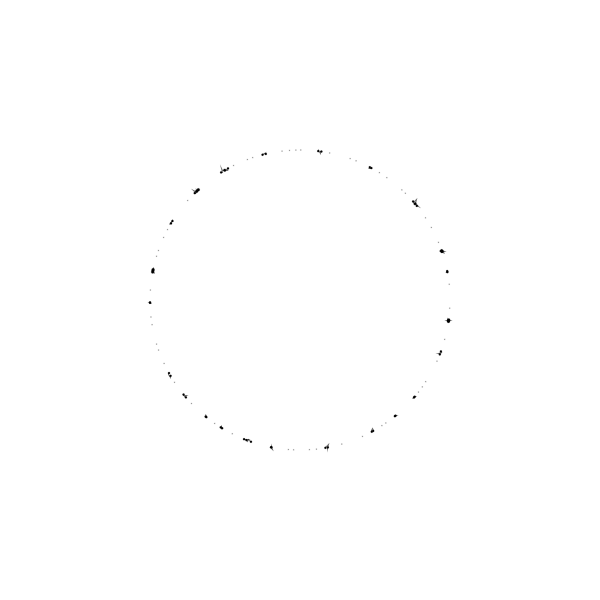
Frame 1 (no input)
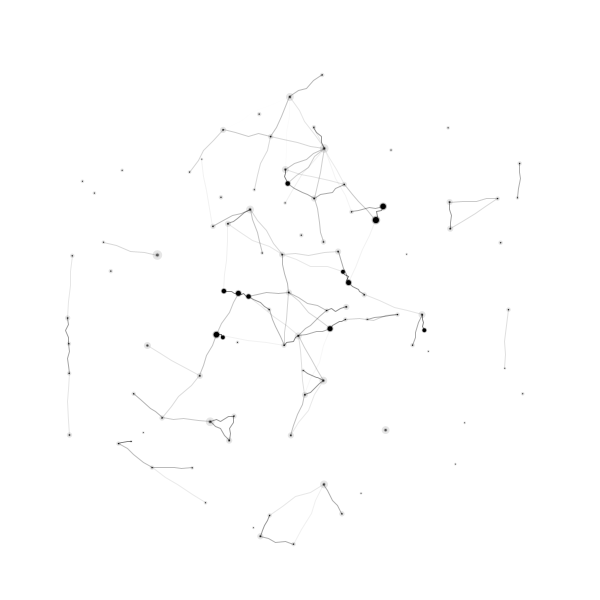
Frame 60 (the mouse pressed at the canvas centre just before this capture)
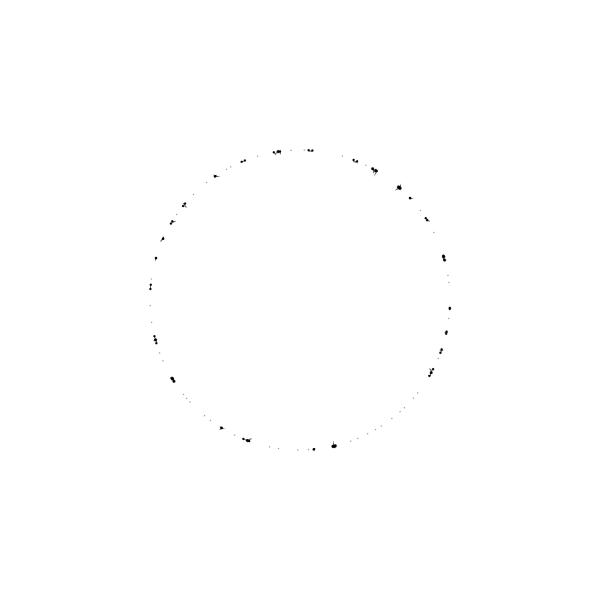
Frame 120 (the mouse held since frame 60 and released just before this capture)

The Processing sketch that drew these frames (run headless with seeded random() and noise(); from frame 60 on, the mouse is pressed at the canvas centre):

// Processing sketch: S3_A_Hodgin
// ── S3_A_Hodgin.pde
/* 
 
 A surface filled with one hundred medium to small sized circles. 
 Each circle has a different size and direction, but moves at the same slow rate. 
 Display: 
 >>> A. The instantaneous intersections of the circles 
 B. The aggregate intersections of the circles 
 
 Restored by Casey Reas <http://reas.com> 
 22 June 2016 
 Processing v.3.1.1 <http://processing.org> 
 
 Implemented by Robert Hodgin <http://flight404.com> 
 6 April 2004 
 Processing v.68 <http://processing.org> 
 
 */

// ******************************************************************************** 
// INITIALIZE VARIABLES 
// ******************************************************************************** 

int xStage         = 600;            // x dimension of applet 
int yStage         = 600;             // y dimension of applet 

int xMid           = xStage/2;        // x midpoint of applet 
int yMid           = yStage/2;        // y midpoint of applet 

int totalCircles   = 100;             // total number of circles 
Circle[] circle;                      // Circle object array 

float gravity;                        // Strength of gravitational pull 
float xGrav;                          // x point of center of gravity 
float yGrav;                          // y point of center of gravity 
float xGravOffset; 

float angleOffset; 
float initRadius; 
float maxDistance; 

color bgColor; 

// ******************************************************************************** 
// SETUP FUNCTION 
// ******************************************************************************** 

void setup() 
{ 
  size(600, 600); 
  bgColor = color(255, 255, 255); 
  background(bgColor); 
  smooth(); 
  colorMode(RGB, 255); 
  //ellipseMode(CENTER_RADIUS); 
  noStroke(); 
  frameRate(30); 
  createCircles();
} 

// ******************************************************************************** 
// MAIN LOOP FUNCTION 
// ******************************************************************************** 

void draw() { 
  if (mousePressed) { 
    createCircles();
  } 
  background(bgColor); 
  tellCirclesToBehave();
} 

void createCircles() { 
  gravity                        = .075; 
  maxDistance                    = 150; 
  angleOffset                    = random(360); 
  circle                         = new Circle[totalCircles]; 
  initRadius                     = 150; 
  for (int i=0; i<totalCircles; i++) { 
    float initAngle              = i * 3.6 + angleOffset + random(10); 
    float initTheta              = (-((initAngle) * PI))/180; 

    float initxv                 = cos(initTheta) * initRadius; 
    float inityv                 = sin(initTheta) * initRadius; 
    float xPos = xMid + initxv; 
    float yPos = yMid + inityv; 
    circle[i] = new Circle(xPos, yPos, 0, 0, i);
  }
} 

void tellCirclesToBehave() { 
  for (int i=0; i<totalCircles; i++) { 
    circle[i].behave();
  }
} 

class Circle 
{ 
  int index;                    // Circle global ID 

  float x;                      // Circle x position 
  float y;                      // Circle y position 
  float r;                      // Circle radius 
  float rBase;                  // Circle original radius 

  float angle;                  // Angle of movement in degrees 
  float theta;                  // Angle of movement in radians 
  float speed;                  // Speed of movement 

  float xv;                     // Current velocity along x axis 
  float yv;                     // Current velocity along y axis 

  boolean[] mightCollide;       // Collision might happen 
  boolean[] hasCollided;        // Collision is happening 

  float[] distances;            // Storage for the distance between circles 
  float[] angles;               // Storage for the angle between two connected circles 
  float[] thetas;               // Storage for the radians between two connected circles 
  int numCollisions;            // Number of collisions in one frame 
  int numConnections;           // Total number of collisions 

  float xd;                     // Distance to target along x axis 
  float yd;                     // Distance to target along y axis 
  float d;                      // Distance to target 

  float alphaVar;               // Late addition variable for alpha modification 

  float cAngle;                 // Angle of collision in degrees 
  float cTheta;                 // Angle of collision in radians 
  float cxv;                    // Collision velocity along x axis 
  float cyv;                    // Collision velocity along y axis 

  float gAngle;                 // Angle to gravity center in degrees 
  float gTheta;                 // Angle to gravity center in radians 
  float gxv;                    // Gravity velocity along x axis 
  float gyv;                    // Gravity velocity along y axis 

  Circle (float xSent, float ySent, float xvSent, float yvSent, int indexSent) { 
    x               = xSent; 
    y               = ySent; 
    r               = 2; 

    index           = indexSent; 

    xv              = xvSent; 
    yv              = yvSent; 

    alphaVar        = random(35); 

    mightCollide    = new boolean[totalCircles]; 
    hasCollided     = new boolean[totalCircles]; 
    distances       = new float[totalCircles]; 
    angles          = new float[totalCircles]; 
    thetas          = new float[totalCircles];
  } 

  void behave() { 
    move(); 
    areWeClose(); 
    areWeColliding(); 
    areWeConnected(); 
    applyGravity(); 
    //move(); 
    render(); 
    reset();
  } 

  void areWeClose() { 
    for (int i=0; i<totalCircles; i++) { 
      if (i != index) { 
        if (abs(x - circle[i].x) < 50 && abs(y - circle[i].y) < 50) { 
          mightCollide[i] = true;
        } else { 
          mightCollide[i] = false;
        }
      }
    }
  } 

  void areWeColliding() { 
    for (int i=0; i<totalCircles; i++) { 
      if (mightCollide[i] && i != index) { 
        distances[i] = findDistance(x, y, circle[i].x, circle[i].y); 
        if (distances[i] < (r + circle[i].r) * 1.1) { 
          hasCollided[i]               = true; 
          circle[i].hasCollided[index] = true; 

          angles[i]                    = findAngle(x, y, circle[i].x, circle[i].y); 
          thetas[i]                    = (-(angles[i] * PI))/180.0; 
          cxv                         += cos(thetas[i]) * ((circle[i].r + r)/2.0); 
          cyv                         += sin(thetas[i]) * ((circle[i].r + r)/2.0); 
          numCollisions               += 1;
        }
      }
    } 

    if (numCollisions > 0) { 
      xv = -cxv/numCollisions; 
      yv = -cyv/numCollisions;
    } 

    cxv = 0.0; 
    cyv = 0.0;
  } 

  void areWeConnected() { 
    for (int i=0; i<totalCircles; i++) { 
      if (hasCollided[i] && i != index) { 
        distances[i] = findDistance(x, y, circle[i].x, circle[i].y); 
        if (distances[i] < maxDistance) { 
          angles[i]                    = findAngle(x, y, circle[i].x, circle[i].y); 
          thetas[i]                    = (-(angles[i] * PI))/180.0; 
          cxv                         += cos(thetas[i]) * (circle[i].r/8.0); 
          cyv                         += sin(thetas[i]) * (circle[i].r/8.0); 
          numConnections              += 1;
        } else { 
          hasCollided[i]               = false; 
          circle[i].hasCollided[index] = false;
        }
      }
    } 
    if (numConnections > 0) { 
      xv += (cxv/numConnections)/4.0; 
      yv += (cyv/numConnections)/4.0;
    } 

    cxv = 0.0; 
    cyv = 0.0; 

    r = numConnections*.85 + 2;
  } 


  void applyGravity() { 
    gAngle        = findAngle(x, y, xMid, yMid); 
    gTheta        = (-(gAngle * PI))/180; 
    gxv           = cos(gTheta) * gravity; 
    gyv           = sin(gTheta) * gravity; 
    xv += gxv; 
    yv += gyv;
  } 

  void move() { 
    x += xv; 
    y += yv;
  } 

  void render() { 

    noStroke(); 
    fill(0, 25); 
    ellipse(x, y, r, r); 
    fill(0 + r*10, 50); 
    ellipse(x, y, r*.5, r*.5); 
    fill(0 + r*10); 
    ellipse(x, y, r*.3, r*.3); 

    if (numCollisions > 0) { 
      noStroke(); 
      fill(0, 25); 
      ellipse(x, y, r, r); 

      fill(0, 55); 
      ellipse(x, y, r*.85, r*.85); 
      fill(0); 
      ellipse(x, y, r*.7, r*.7);
    } 

    for (int i=0; i<totalCircles; i++) { 
      if (hasCollided[i] && i < index) { 
        xd = x - circle[i].x; 
        yd = y - circle[i].y; 
        stroke(0, 150 - distances[i]*2.0); 
        noFill();
        beginShape(); 
        vertex(x, y); 
        vertex(x - xd*.25 + random(-1.0, 1.0), y - yd*.25 + random(-1.0, 1.0)); 
        vertex(x - xd*.5 + random(-3.0, 3.0), y - yd*.5 + random(-3.0, 3.0)); 
        vertex(x - xd*.75 + random(-1.0, 1.0), y - yd*.75 + random(-1.0, 1.0)); 
        vertex(circle[i].x, circle[i].y); 
        endShape(); 
      }
    } 
    noStroke();
  } 

  void reset() { 
    numCollisions = 0; 
    numConnections = 0;
  }
} 

float findDistance(float x1, float y1, float x2, float y2) { 
  float xd = x1 - x2; 
  float yd = y1 - y2; 
  float td = sqrt(xd * xd + yd * yd); 
  return td;
} 

float findAngle(float x1, float y1, float x2, float y2) { 
  float xd = x1 - x2; 
  float yd = y1 - y2; 

  float t = atan2(yd, xd); 
  float a = (180 + (-(180 * t) / PI)); 
  return a;
} 
